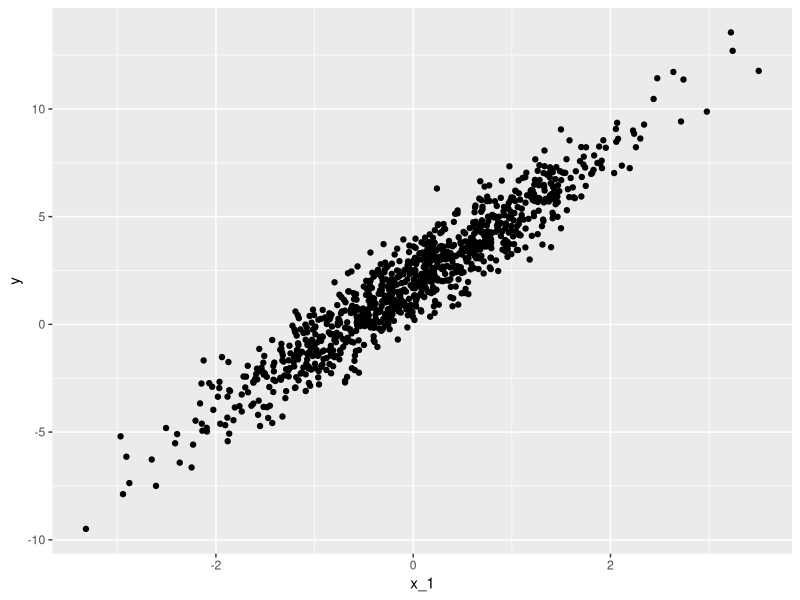
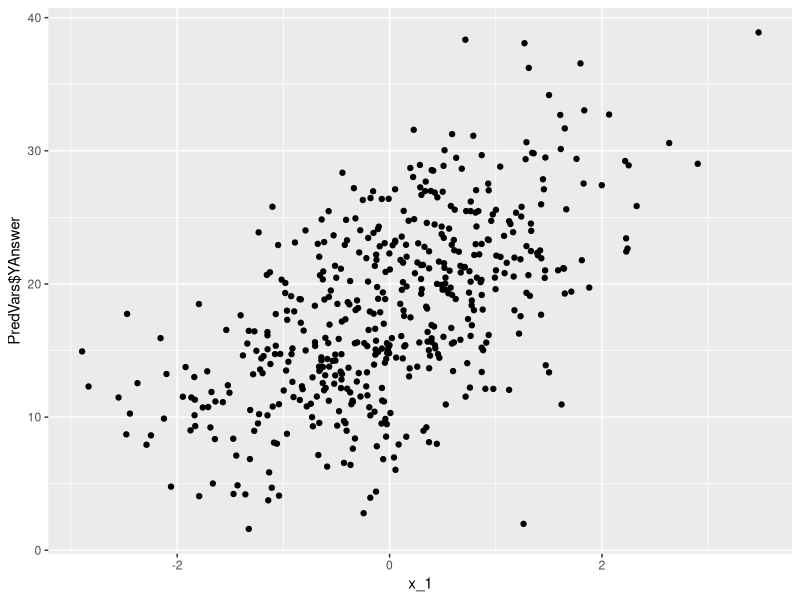

These charts were generated, in order, by the following R code:
#Simple Regressions Assignment 1

#rnorm generates distribution of numbers between 0 and 1, just like rand()
x <- rnorm(10, mean = 2, sd = 3) 
mean(x)
sd(x)
print(x)
set.seed(42) #by setting seed, can replicate the exact same values as other people doing this.
rnorm(10)

#Generate errors from a single unknown parameter, which is standard deviation
beta_0 <- 2 #this is the y-intercept
beta_1 <- 3 #slope?
sigma <- 1  #standard deviation
n_obs <- 1000

#Now build up the right side of the equation
# create predictor variable:
x_1 <- as.numeric(scale(rnorm(n_obs)))

#use the linear model to generate y values based on parameters we made
y <- beta_0 + beta_1 * x_1 + rnorm(n_obs, mean = 0, sd = sigma)

library(tidyverse)
#scatterplot
#THIS IS WHAT I NEED TO DO WITH MY SPIKE TIME DATA THAT'S NOT WITHIN A VARIABLE!! :
ggplot(data = NULL, aes(x_1, y)) + geom_point()
# The term coefficients means Beta parameters and residuals = observation-by-observation errors (squard deviations), and this is what they are called in R as well
fit1 <- lm(y ~ x_1)
fit1$coefficients #fitting coefficients to the x predictor to get parameter estimates?
#Coefficients are similar to our original betas because the observations were 1000! so lots of data


#Practice Exercises #1
#use a data frame and add 2 more continuous predictors
PredVars=data.frame("FirstPredictor" = integer(0),"SecondPredictor" = integer(0), "ThirdPredictor" = integer(0))

#Generating Parameters
beta_0 <- 10
beta_1 <- 4
sigma <- 8
n_obs <- 500

#Generating Predictor Data in a data frame
x_1 <- as.numeric(scale(rnorm(n_obs)))
x_2 <- as.numeric(scale(rnorm(n_obs)))
x_3 <- as.numeric(scale(rnorm(n_obs)))
PredVars = data.frame("FirstPredictor" = x_1, "SecondPredictor" = x_2, "ThirdPredictor" = x_3)

PredVars <- mutate(PredVars,YAnswer = beta_0 + x_1*beta_1 + x_2*beta_1 + x_3*beta_1 + sigma)
ggplot(data = PredVars, aes(y = PredVars$YAnswer,x = x_1,x_2,x_3)) + geom_point()

fit_x1 <- lm(PredVars$YAnswer ~ x_1)
fit_x2 <- lm(PredVars$YAnswer ~ x_2)
fit_x3 <- lm(PredVars$YAnswer ~ x_3)
